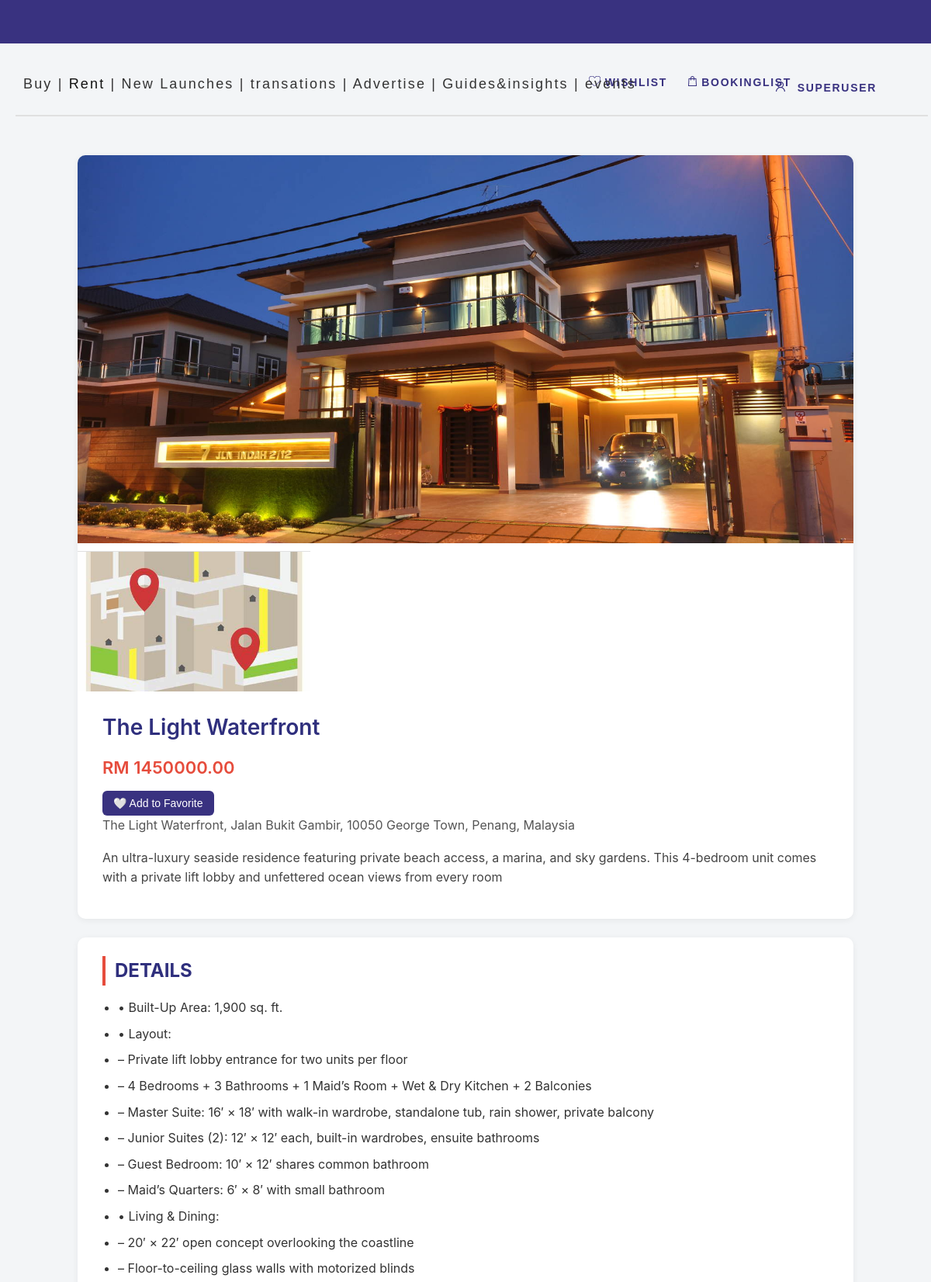
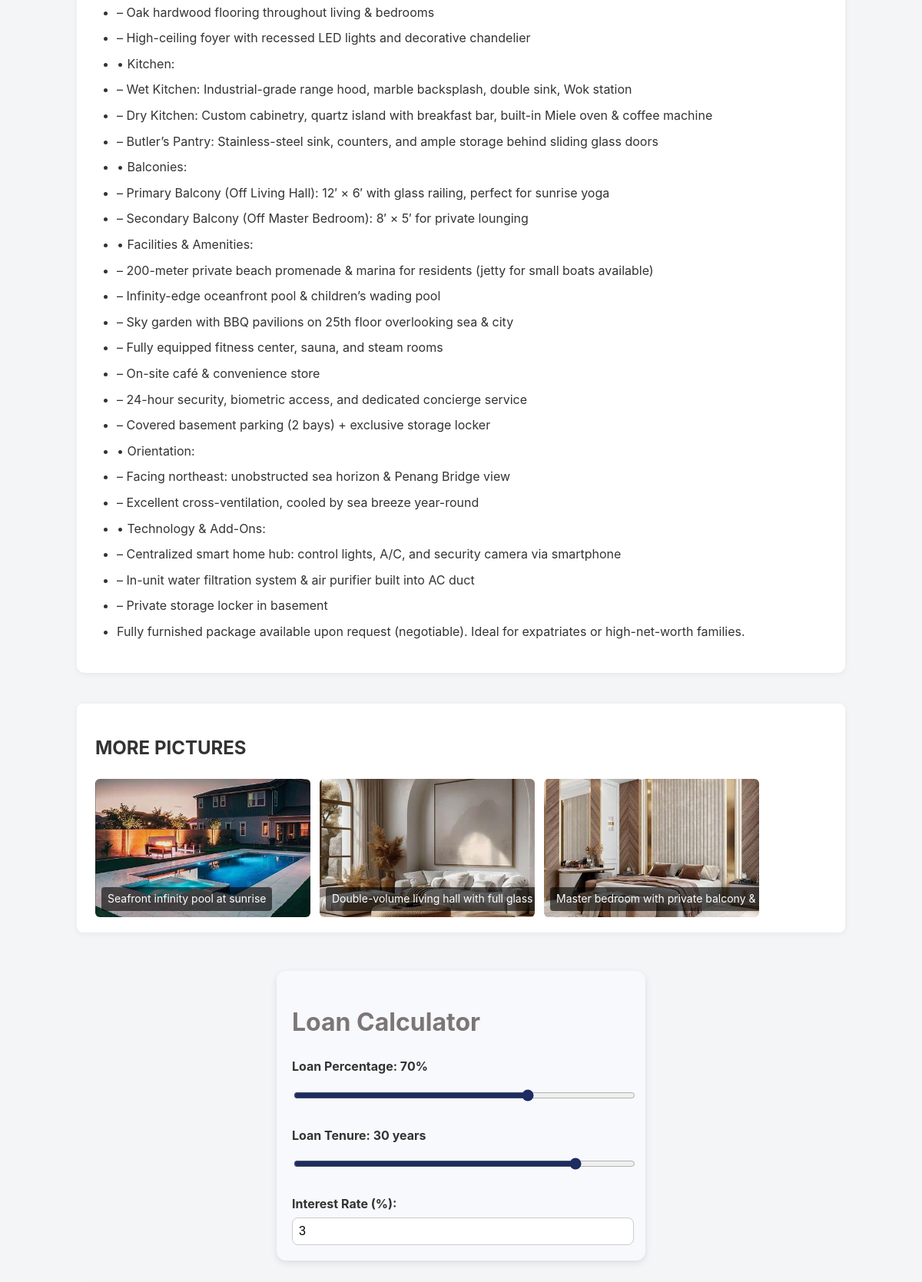
The app's page /property/6/ (signed in, upper part) with its own data (2 pictures, top to bottom).
### proplistpage/models.py (models this page shows, shortened)
class Property(models.Model):
    LOCATION_CHOICES = [
        ('KUALA LUMPUR', 'Kuala Lumpur'),
        ('SELANGOR', 'Selangor'),
        ('PENANG', 'Penang'),
        ('OTHERS', 'Others'),
    ]
    PROPERTY_TYPE_CHOICES = [
        ('sale', 'For Sale'),
        ('rent', 'For Rent'),
    ]
    user = models.ForeignKey(User, on_delete=models.CASCADE)  # 🔥 Add this line
    title = models.CharField(max_length=100)
    location = models.CharField(max_length=100, choices=LOCATION_CHOICES)
    price = models.DecimalField(max_digits=10, decimal_places=2)
    description = models.TextField()
    address = models.CharField(max_length=200, blank=True)
    detail = models.TextField(blank=True)
    image = models.ImageField(upload_to='property_images/')
    address = models.CharField(max_length=200, blank=True)  # 具体地址
    detail = models.TextField(blank=True)  # 房屋详情
    image = models.ImageField(upload_to='property_images/')
    PROPERTY_TYPE_CHOICES = [
        ('sale', 'For Sale'),
        ('rent', 'For Rent'),
    ]
    type = models.CharField(max_length=10, choices=PROPERTY_TYPE_CHOICES, default='sale')
    is_booked = models.BooleanField(default=False)

class PropertyImage(models.Model):
    property = models.ForeignKey(Property, related_name='extra_images', on_delete=models.CASCADE)
    image    = models.ImageField(upload_to='property_images/details/')
    caption  = models.CharField(max_length=100, blank=True)

### proplistpage/views.py (the view)
# urls.py: path('property/<int:pk>/', views.property_detail, name='property-detail'),
def property_detail(request, pk):
    print(f"*** property_detail 被调用，pk = {pk} ***")
    property_obj = get_object_or_404(Property, pk=pk)
    print(f"*** 成功拿到 Property：{property_obj.title} ***")
    form = LoanCalculatorForm(initial={'property': property_obj})
    result = None
    if request.method == 'POST':
        form = LoanCalculatorForm(request.POST)
        if form.is_valid():
            result = form.calculate()  # Assuming your form has a `.calculate()` method that returns the result
    return render(request, 'property_detail.html',
                  {'property': property_obj,
                   'form': form,
                   'result': result,
                   'payment_info': calculate_payment(property_obj),
                   })

### loan_calculator/forms.py
class LoanCalculatorForm(forms.Form):
    property = forms.ModelChoiceField(
        queryset=Property.objects.filter(type='sale'),
        label='Property (For Sale Only)'
    )
    loan_percentage = forms.DecimalField(min_value=0, max_value=100)
    loan_years = forms.IntegerField(min_value=1, max_value=35)
    interest_rate = forms.DecimalField(min_value=0, max_digits=5, decimal_places=2)

### payment/utils.py (called while the page is built)
def calculate_payment(property_obj):
    if property_obj.type == 'rent':
        return {
            'label': 'Total Payment',
            'amount': property_obj.price,
        }
    elif property_obj.type == 'sale':
        deposit = property_obj.price * Decimal('0.02')
        return {
            'label': 'Earnest Deposit (2%)',
            'amount': deposit,
        }
    else:
        return {
            'label': 'N/A',
            'amount': 0,
        }

### proplistpage/templates/property_detail.html (shortened to what this page needs)
{% load static %}
<!DOCTYPE html>
<html lang="zh">
<head>
  <link rel="stylesheet" href="{% static 'main/style.css' %}">
  <link rel="stylesheet" href="{% static 'css/style.css' %}">
  <link rel="stylesheet" href="{% static 'loan_calculator/style.css' %}">
  <link rel="stylesheet" href="{% static 'main/style.css' %}">
  <link rel="stylesheet" href="{% static 'css/whatsapp.css' %}">
</head>
<body>
<div class="layout-wrapper">
    <main class="layout-content">
        {% include 'header.html' %}
  <div class="detail-container">
    <div class="detail-top-card">
      {% if property.image %}
        <div class="top-image-wrapper">
          <img src="{{ property.image.url }}" alt="{{ property.title }}" class="main-image">
          <img src="{% static 'images/map_placeholder.jpeg' %}" alt="地图定位示意" class="map-image">
        </div>
      {% else %}
        <div class="top-image-wrapper">
          <div style="width:100%; height:450px; background:#ddd;"></div>
          <img src="{% static 'images/map_placeholder.jpeg' %}" alt="地图定位示意" class="map-image">
        </div>
      {% endif %}
      <div class="top-info">
        <h1>{{ property.title }}</h1>
        <p class="price">RM {{ property.price|floatformat:2 }}</p>
        {% if user.is_authenticated %}
          <button
            id="favoriteBtn"
            class="favorite-btn {% if property in user.profile.favorites.all %}remove{% else %}add{% endif %}"
            onclick="toggleFavorite({{ property.id }})">
            {% if property in user.profile.favorites.all %}
              ❤️ Remove from Favorite
            {% else %}
              🤍 Add to Favorite
            {% endif %}
          </button>
        {% else %}
          <p><a href="{% url 'login' %}" class="favorite-btn add">Log in to save</a></p>
        {% endif %}
        {% if property.address %}
          <p class="address">{{ property.address }}</p>
        {% endif %}
        <p class="short-desc">{{ property.description }}</p>
      </div>
    </div>
    <div class="detail-info-card">
      <h2>DETAILS</h2>
      {% if property.detail %}
        <ul class="detail-list">
          {% for line in property.detail.splitlines %}
            {% if line %}
              <li>{{ line }}</li>
            {% endif %}
          {% endfor %}
        </ul>
      {% else %}
        <p style="color:#777;">暂无详细信息。</p>
      {% endif %}
    </div>
    <div class="detail-gallery-card">
      <h2>MORE PICTURES</h2>
      <div class="detail-gallery">
        {% for img in property.extra_images.all %}
          <div class="gallery-item">
            <img src="{{ img.image.url }}" alt="{{ img.caption }}">
            {% if img.caption %}
              <div class="caption">{{ img.caption }}</div>
            {% endif %}
          </div>
        {% endfor %}
      </div>
    </div>
  </div>
    {% if property.type == 'sale' %}
    <div class="container loan-container">
      <div class="card">
        <h1>Loan Calculator</h1>
        <form id="loanForm">
          <label for="id_loan_percentage">Loan Percentage:
            <span id="loan_percentage_output">{{ form.data.loan_percentage|default:70 }}</span>%
          </label>
          <input type="range" name="loan_percentage" id="id_loan_percentage"
                 min="0" max="100" step="5"
                 value="{{ form.data.loan_percentage|default:70 }}"
                 oninput="loan_percentage_output.textContent = this.value">
          <label for="id_loan_years">Loan Tenure:
            <span id="loan_years_output">{{ form.data.loan_years|default:30 }}</span> years
          </label>
          <input type="range" name="loan_years" id="id_loan_years"
                 min="1" max="35" step="1"
                 value="{{ form.data.loan_years|default:30 }}"
                 oninput="loan_years_output.textContent = this.value">
          <label for="id_interest_rate">Interest Rate (%):</label>
          <input type="number" name="interest_rate" id="id_interest_rate"
                 value="{{ form.data.interest_rate|default:3 }}"
                 step="0.01" min="0" max="100">
        </form>
      </div>
    </div>
    {% endif %}
    <div class="container payment-container">
    </div>
    </main>
</div>
</body>
</html>

### main/templates/header.html (shortened to what this page needs)
{% load static %}
<div class="frame-229">
  <div class="rectangle-645"></div>
  <a href="{% url 'booking_list' %}" style="text-decoration:none">
    <div class="bookinglist">
      <img src="{% static 'images/vector1.svg' %}" alt="Booking Icon" />
      BookingList
    </div>
  </a>
  <div class="navbar">
    <div class="account">
      <img src="{% static 'images/vector2.svg' %}" alt="Account Icon" />
      {% if user.is_authenticated %}
        <div class="dropdown">
          <button class="dropbtn">{{ user.username }}</button>
        </div>
      {% else %}
        <a href="{% url 'login' %}" class="login-link">Account</a>
      {% endif %}
    </div>
  </div>
  <a href="{% url 'saved_properties' %}" style="text-decoration:none">
    <div class="wishlist">
      <img src="{% static 'images/vector3.svg' %}" alt="Wishlist Icon" />
      Wishlist
    </div>
  </a>
  <div class="rectangle-7"></div>
  <div class="buy-rent-new-launches-transations-advertise-guies-insights-events">
    <span>
      <a href="{% url 'proplistpage:property-list' %}" style="text-decoration:none">Buy</a>
      |
      <a href="{% url 'rentlistpage:rent-list' %}" style="text-decoration:none; color: #111111;">Rent</a>
      |
      New Launches |
      transations |
      Advertise |
      Guides&amp;insights |
      events
    </span>
  </div>
</div>

### main/static/main/style.css (style rules this page uses)
body { font-family: 'Segoe UI', Tahoma, Geneva, Verdana, sans-serif; background-color: #f4f7f9; margin: 0; padding: 0; }
.frame-229 { width: 100%; height: 235px; position: absolute; left: 0px; top: 0px; }
.rectangle-645 { background: #393280; width: 100%; height: 56px; position: absolute; }
.rectangle-7 { background: #e0e0e0; width: 98%; height: 2px; position: absolute; left: 20px; top: 150px; transform-origin: 0 0; transform: rotate(0deg) scale(1, -1); }
.account { color: #393280; text-align: left; font-family: "Inter-SemiBold", sans-serif; font-size: 14px; letter-spacing: 0.12em; font-weight: 600; text-transform: uppercase; position: absolute; right: 50px; top: 85px; padding: 10px 10px 20px 10px; z-index: 100; }
.navbar { display: flex; justify-content: space-between; align-items: center; padding: 0 30px; }
.dropdown { position: relative; display: inline-block; }
.dropbtn { background-color: transparent; border: none; cursor: pointer; color: #393280; text-align: left; font-family: "Inter-SemiBold", sans-serif; font-size: 14px; letter-spacing: 0.12em; font-weight: 600; text-transform: uppercase; padding: 10px 10px 10px 10px; }
.wishlist { color: #393280; text-align: left; font-family: "Inter-SemiBold", sans-serif; font-size: 14px; letter-spacing: 0.12em; font-weight: 600; text-transform: uppercase; position: absolute; right: 330px; top: 85px; padding: 10px 10px 30px 10px; cursor: pointer; }
.bookinglist { color: #393280; text-align: left; font-family: "Inter-SemiBold", sans-serif; font-size: 14px; letter-spacing: 0.12em; font-weight: 600; text-transform: uppercase; position: absolute; right: 170px; top: 85px; padding: 10px 10px 30px 10px; cursor: pointer; }

### proplistpage/static/css/style.css (style rules this page uses)
body { margin: 0; padding: 0; overflow-x: hidden; }
.layout-wrapper { display: flex; flex-direction: column; min-height: 100vh; }
.layout-content { flex: 1; }
.frame-229 { width: 100%; height: 235px; position: absolute; left: 0px; top: 0px; }
.rectangle-645 { background: #393280; width: 100%; height: 56px; position: absolute; }
.rectangle-7 { background: #e0e0e0; width: 98%; height: 2px; position: absolute; left: 20px; top: 130px; transform-origin: 0 0; transform: rotate(0deg) scale(1, -1); }
.account { color: #393280; text-align: left; font-family: "Inter-SemiBold", sans-serif; font-size: 14px; letter-spacing: 0.12em; font-weight: 600; text-transform: uppercase; position: absolute; right: 20px; padding-top:12px; top: 85px; }
.navbar { display: flex; justify-content: space-between; align-items: center; padding: 0 30px; }
.dropdown { position: relative; display: inline-block; }
.dropbtn { background-color: transparent; border: none; cursor: pointer; color: #393280; text-align: left; font-family: "Inter-SemiBold", sans-serif; font-size: 14px; letter-spacing: 0.12em; font-weight: 600; text-transform: uppercase; padding: 10px 10px 10px 10px; }
.wishlist { color: #393280; text-align: left; font-family: "Inter-SemiBold", sans-serif; font-size: 14px; letter-spacing: 0.12em; font-weight: 600; text-transform: uppercase; position: absolute; right: 300px; top: 85px; padding: 20px 10px 20px 10px; cursor: pointer; }
.buy-rent-new-launches-transations-advertise-guies-insights-events { text-align: left; font-family: "-", sans-serif; font-size: 18px; letter-spacing: 0.12em; font-weight: 400; position: relative; top: 90px; left: 30px; }
.account { color: #393280; text-align: left; font-family: "Inter-SemiBold", sans-serif; font-size: 14px; letter-spacing: 0.12em; font-weight: 600; text-transform: uppercase; position: absolute; right: 20px; top: 100px; cursor: pointer; }
.wishlist { color: #393280; text-align: left; font-family: "Inter-SemiBold", sans-serif; font-size: 14px; letter-spacing: 0.12em; font-weight: 600; text-transform: uppercase; position: absolute; right: 300px; top: 109px; padding: 10px 10px 10px 10px; cursor: pointer; }
.rectangle-7 { background: #e0e0e0; width: 98%; height: 2px; position: absolute; left: 20px; top: 180px; transform-origin: 0 0; transform: rotate(0deg) scale(1, -1); }
.buy-rent-new-launches-transations-advertise-guies-insights-events { text-align: left; font-family: "-", sans-serif; font-size: 18px; letter-spacing: 0.12em; font-weight: 400; position: relative; top: 94px; left: 30px; }
.navbar { display: flex; justify-content: space-between; align-items: center; padding: 10px 10px 10px 10px; }

### records on screen
Property: image (picture), title "The Light Waterfront", price "1450000.00", address "The Light Waterfront, Jalan Bukit Gambir, 10050 George Town, Penang, Malaysia", description "An ultra-luxury seaside residence featuring private beach access, a marina, and sky gardens. This 4-bedroom unit comes with a private lift lobby and unfettered ocean views from every room"
PropertyImage: image (picture), caption "Seafront infinity pool at sunrise"
PropertyImage: image (picture), caption "Double-volume living hall with full glass…"
PropertyImage: image (picture), caption "Master bedroom with private balcony &…"

### other values on screen
{{ user.username }} "SUPERUSER"
{{ line }} "• Built-Up Area: 1,900 sq. ft." "• Layout:" "– Private lift lobby entrance for two units per floor" "– 4 Bedrooms + 3 Bathrooms + 1 Maid’s Room + Wet & Dry Kitchen + 2 Balconies" "– Master Suite: 16′ × 18′ with walk-in wardrobe, standalone tub, rain shower, private balcony" "– Junior Suites (2): 12′ × 12′ each, built-in wardrobes, ensuite bathrooms" "– Guest Bedroom: 10′ × 12′ shares common bathroom" "– Maid’s Quarters: 6′ × 8′ with small bathroom" "• Living & Dining:" "– 20′ × 22′ open concept overlooking the coastline" "– Floor-to-ceiling glass walls with motorized blinds" "– Oak hardwood flooring throughout living & bedrooms" "– High-ceiling foyer with recessed LED lights and decorative chandelier" "• Kitchen:" "– Wet Kitchen: Industrial-grade range hood, marble backsplash, double sink, Wok station" "– Dry Kitchen: Custom cabinetry, quartz island with breakfast bar, built-in Miele oven & coffee machine" "– Butler’s Pantry: Stainless-steel sink, counters, and ample storage behind sliding glass doors" "• Balconies:" "– Primary Balcony (Off Living Hall): 12′ × 6′ with glass railing, perfect for sunrise yoga" "– Secondary Balcony (Off Master Bedroom): 8′ × 5′ for private lounging" "• Facilities & Amenities:" "– 200-meter private beach promenade & marina for residents (jetty for small boats available)" "– Infinity-edge oceanfront pool & children’s wading pool" "– Sky garden with BBQ pavilions on 25th floor overlooking sea & city" "– Fully equipped fitness center, sauna, and steam rooms" "– On-site café & convenience store" "– 24-hour security, biometric access, and dedicated concierge service" "– Covered basement parking (2 bays) + exclusive storage locker" "• Orientation:" "– Facing northeast: unobstructed sea horizon & Penang Bridge view" "– Excellent cross-ventilation, cooled by sea breeze year-round" "• Technology & Add-Ons:" "– Centralized smart home hub: control lights, A/C, and security camera via smartphone" "– In-unit water filtration system & air purifier built into AC duct" "– Private storage locker in basement" "Fully furnished package available upon request (negotiable). Ideal for expatriates or high-net-worth families."
